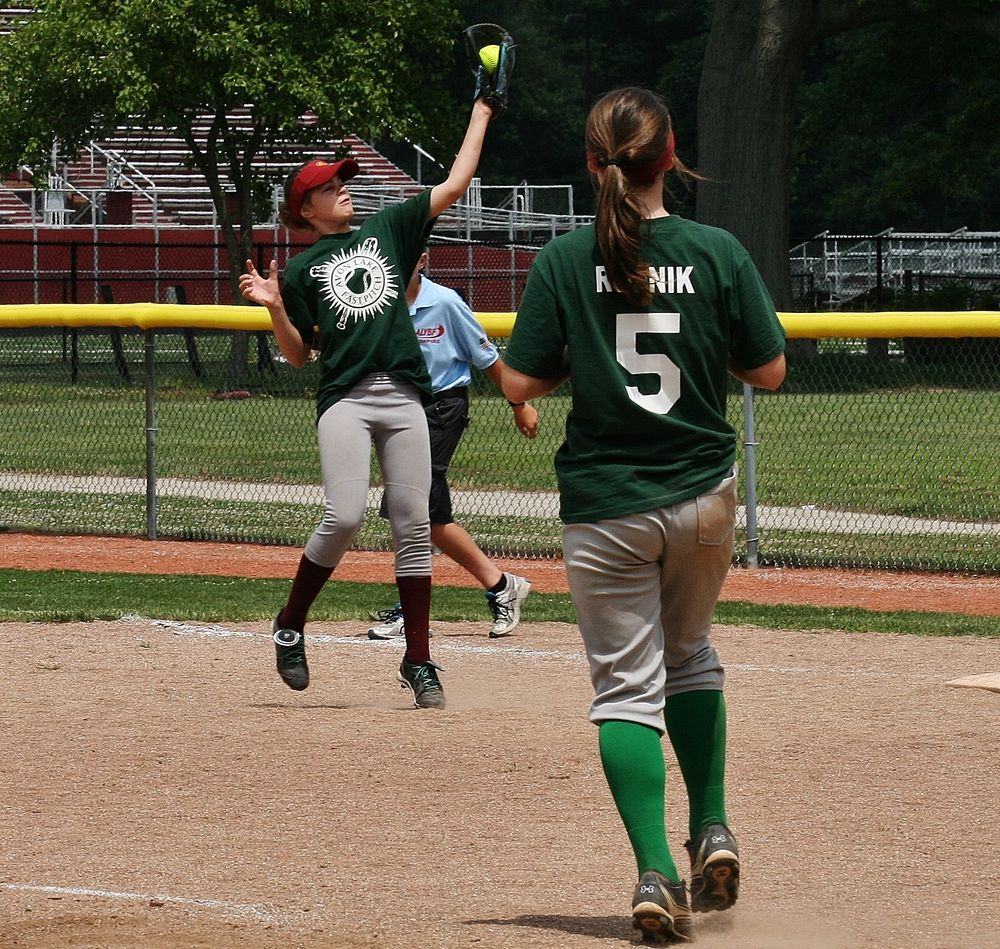
#> input picture 2.jpeg, 1000 x 949 px
$ python affine.py
#> lines starting #> are read from the running program, lines starting #| are printed output that depends on the picture
import numpy as np
import cv2 as cv
import matplotlib.pyplot as plt
img = cv.imread('2.jpeg')
#> img is the input picture: shape (949, 1000, 3); mean B, G, R 74.6, 95.4, 104.8
rows,cols,ch = img.shape
#> rows = 949; cols = 1000; ch = 3
print(rows)
#| 949
print(cols)
#| 1000
pts1 = np.float32([[50,50],[20,50],[50,200]])
pts2 = np.float32([[10,100],[200,50],[100,250]])
M = cv.getAffineTransform(pts1,pts2)
print(M)
dst = cv.warpAffine(img,M,(cols,rows))
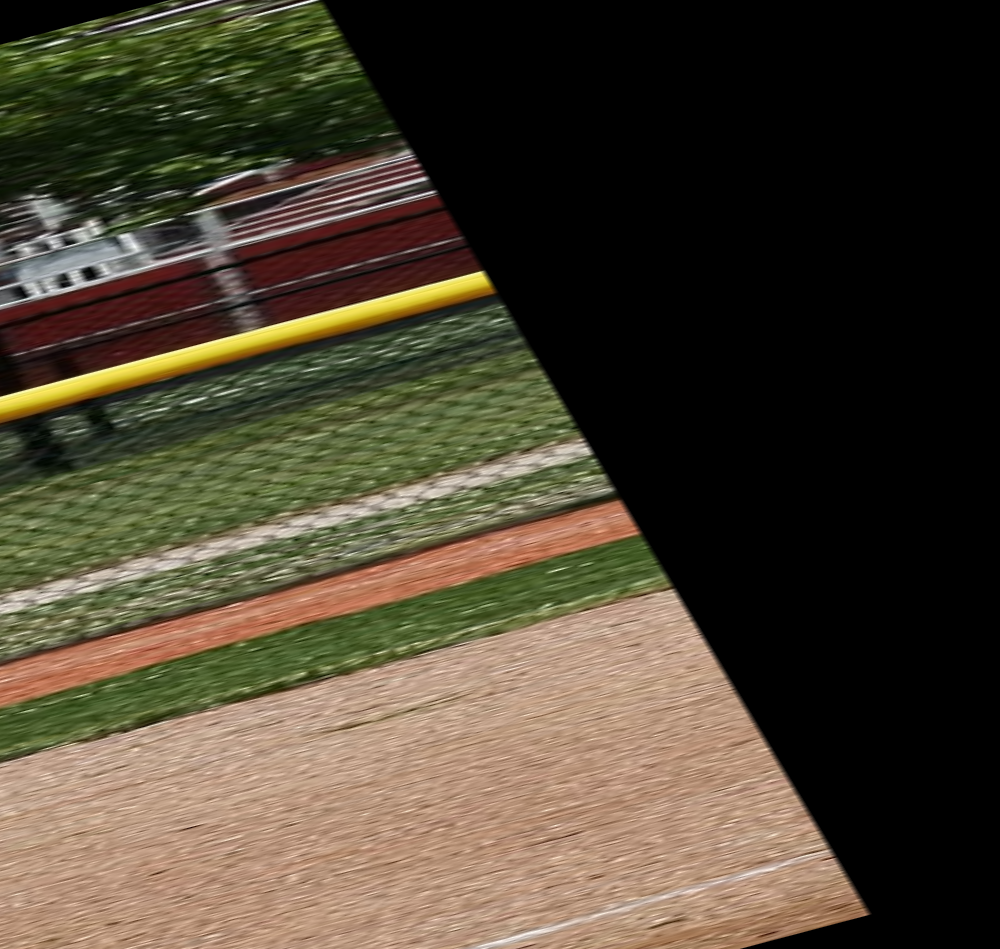
#> dst: shape (949, 1000, 3); mean B, G, R 50.4, 66.8, 76.1
print(dst)
#> (printed output is left out)
print(img)
#> (printed output is left out)
plt.subplot(121),plt.imshow(img),plt.title('Input')
plt.subplot(122),plt.imshow(dst),plt.title('Output')
plt.show()
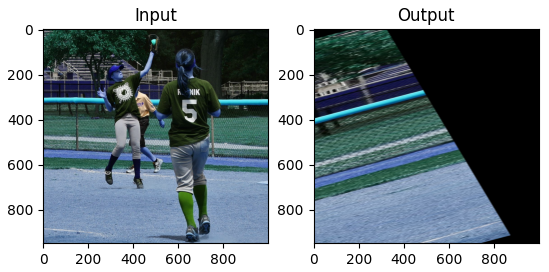
#> figure drawn by matplotlib, 2 panels; B, G, R data is drawn as R, G, B

$ run again, with 1.jpeg copied over 2.jpeg
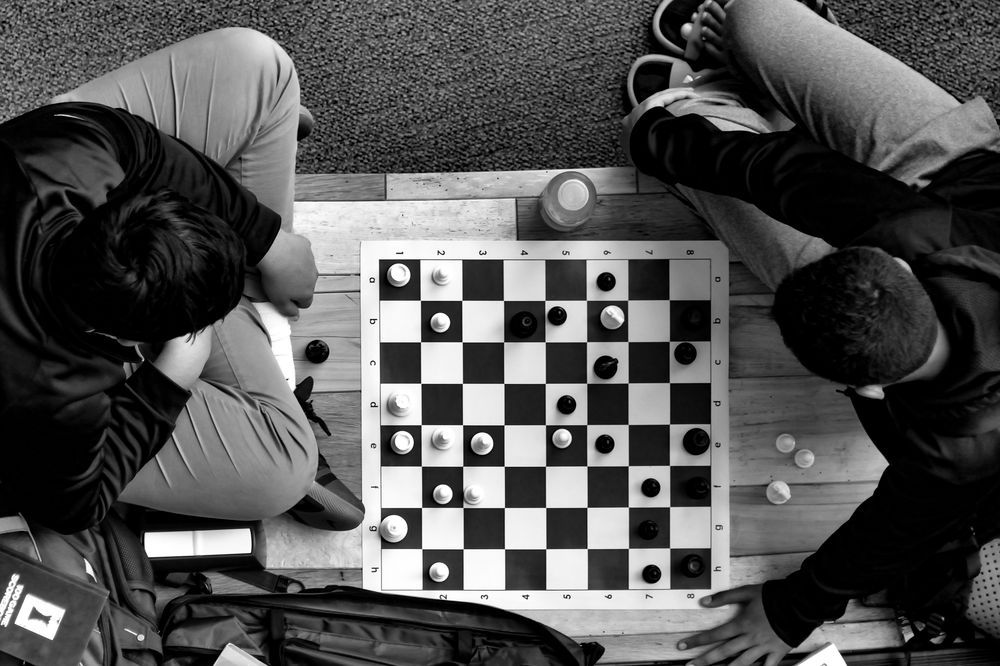
#> input picture 1.jpeg, 1000 x 666 px
#> img is the input picture: shape (666, 1000, 3); min 0, max 255, mean 83
#| 666
#| 1000
#> `dst = cv.warpAffine(img,M,(cols,rows))`:
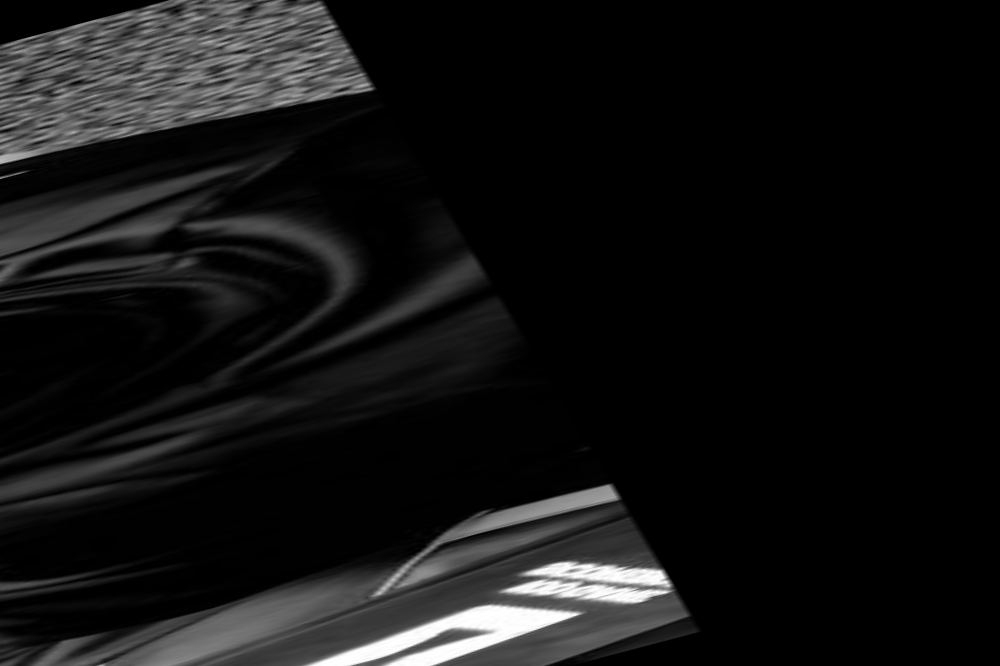
#> dst: shape (666, 1000, 3); min 0, max 255, mean 19.3
#> (printed output is left out)
#> (printed output is left out)
#> `plt.show()`:
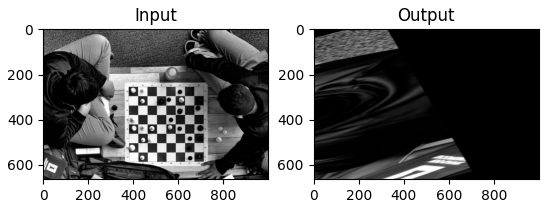
#> figure drawn by matplotlib, 2 panels

$ run again, with translation.jpg copied over 2.jpeg
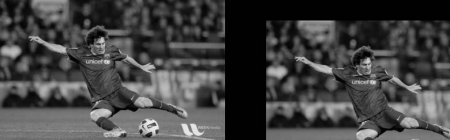
#> input picture translation.jpg, 450 x 140 px
#> img is the input picture: shape (140, 450, 3); min 0, max 248, mean 67.5
#| 140
#| 450
#> `dst = cv.warpAffine(img,M,(cols,rows))`:
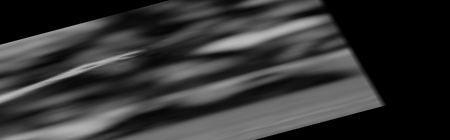
#> dst: shape (140, 450, 3); min 0, max 189, mean 52.4
#> (printed output is left out)
#> (printed output is left out)
#> `plt.show()`:
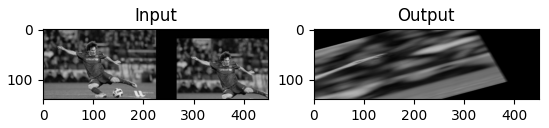
#> figure drawn by matplotlib, 2 panels
